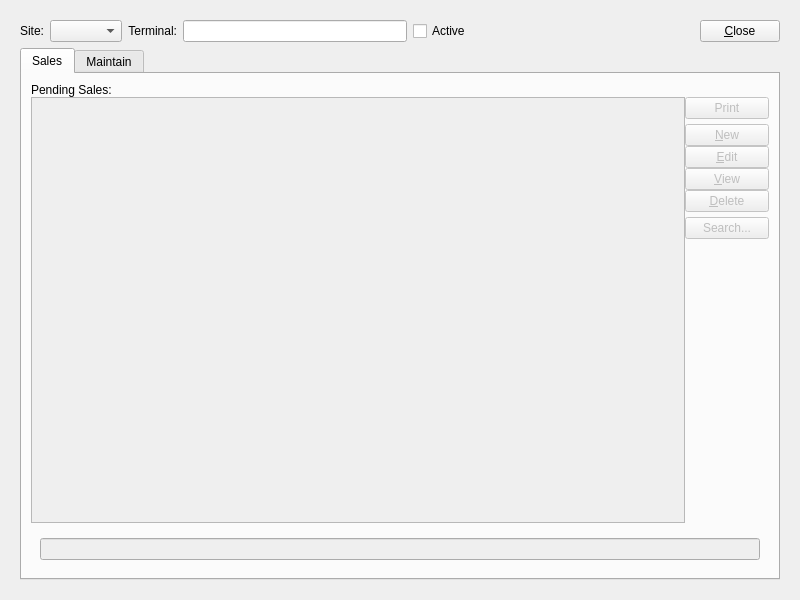
<?xml version="1.0" encoding="UTF-8"?>
<ui version="4.0">
 <comment>This file is part of the xtpos package for xTuple ERP: PostBooks Edition, a free and
open source Enterprise Resource Planning software suite,
Copyright (c) 1999-2011 by OpenMFG LLC, d/b/a xTuple.
It is licensed to you under the Common Public Attribution License
version 1.0, the full text of which (including xTuple-specific Exhibits)
is available at www.xtuple.com/CPAL.  By using this software, you agree
to be bound by its terms.</comment>
 <class>cashRegister</class>
 <widget class="QWidget" name="cashRegister">
  <property name="geometry">
   <rect>
    <x>0</x>
    <y>0</y>
    <width>800</width>
    <height>600</height>
   </rect>
  </property>
  <property name="windowTitle">
   <string>Cash Register</string>
  </property>
  <layout class="QGridLayout" name="gridLayout_3">
   <item row="0" column="0">
    <widget class="Screen" name="_cashRegister">
     <property name="schemaName">
      <string notr="true">xtpos</string>
     </property>
     <property name="tableName">
      <string notr="true">api_cashregister</string>
     </property>
     <property name="primaryKeyColumns">
      <number>2</number>
     </property>
     <layout class="QGridLayout" name="gridLayout_2">
      <item row="0" column="0">
       <layout class="QHBoxLayout" name="_2">
        <item>
         <widget class="XLabel" name="_siteLit">
          <property name="text">
           <string>Site:</string>
          </property>
          <property name="alignment">
           <set>Qt::AlignRight|Qt::AlignTrailing|Qt::AlignVCenter</set>
          </property>
         </widget>
        </item>
        <item>
         <widget class="WComboBox" name="_site">
          <property name="fieldName">
           <string notr="true">site</string>
          </property>
         </widget>
        </item>
        <item>
         <widget class="XLabel" name="_registerLit">
          <property name="text">
           <string>Terminal:</string>
          </property>
          <property name="alignment">
           <set>Qt::AlignRight|Qt::AlignTrailing|Qt::AlignVCenter</set>
          </property>
         </widget>
        </item>
        <item>
         <widget class="XLineEdit" name="_terminal">
          <property name="fieldName">
           <string notr="true">terminal</string>
          </property>
         </widget>
        </item>
        <item>
         <widget class="XCheckBox" name="_active">
          <property name="text">
           <string>Active</string>
          </property>
          <property name="fieldName">
           <string notr="true">active</string>
          </property>
          <property name="forgetful">
           <bool>true</bool>
          </property>
         </widget>
        </item>
        <item>
         <spacer>
          <property name="orientation">
           <enum>Qt::Horizontal</enum>
          </property>
          <property name="sizeHint" stdset="0">
           <size>
            <width>40</width>
            <height>20</height>
           </size>
          </property>
         </spacer>
        </item>
        <item>
         <widget class="QPushButton" name="_close">
          <property name="enabled">
           <bool>true</bool>
          </property>
          <property name="text">
           <string>&amp;Close</string>
          </property>
         </widget>
        </item>
       </layout>
      </item>
      <item row="1" column="0">
       <widget class="QTabWidget" name="_tab">
        <property name="currentIndex">
         <number>0</number>
        </property>
        <widget class="QWidget" name="_salesTab">
         <attribute name="title">
          <string>Sales</string>
         </attribute>
         <layout class="QGridLayout" name="gridLayout_7">
          <item row="0" column="0">
           <widget class="Screen" name="_sale">
            <property name="schemaName">
             <string notr="true">xtpos</string>
            </property>
            <property name="tableName">
             <string notr="true">api_sale</string>
            </property>
            <layout class="QGridLayout" name="gridLayout_4">
             <property name="margin">
              <number>0</number>
             </property>
             <item row="0" column="0">
              <layout class="QVBoxLayout" name="_3">
               <property name="spacing">
                <number>0</number>
               </property>
               <item>
                <widget class="QLabel" name="_salesLit">
                 <property name="text">
                  <string>Pending Sales:</string>
                 </property>
                </widget>
               </item>
               <item>
                <layout class="QHBoxLayout" name="_4">
                 <item>
                  <widget class="XTreeView" name="_sales">
                   <property name="enabled">
                    <bool>false</bool>
                   </property>
                   <property name="editTriggers">
                    <set>QAbstractItemView::NoEditTriggers</set>
                   </property>
                   <property name="rootIsDecorated">
                    <bool>false</bool>
                   </property>
                   <property name="itemsExpandable">
                    <bool>false</bool>
                   </property>
                  </widget>
                 </item>
                 <item>
                  <layout class="QVBoxLayout" name="_5">
                   <item>
                    <layout class="QVBoxLayout" name="_6">
                     <item>
                      <widget class="QPushButton" name="_print">
                       <property name="enabled">
                        <bool>false</bool>
                       </property>
                       <property name="text">
                        <string>Print</string>
                       </property>
                      </widget>
                     </item>
                     <item>
                      <spacer name="verticalSpacer">
                       <property name="orientation">
                        <enum>Qt::Vertical</enum>
                       </property>
                       <property name="sizeType">
                        <enum>QSizePolicy::Preferred</enum>
                       </property>
                       <property name="sizeHint" stdset="0">
                        <size>
                         <width>20</width>
                         <height>5</height>
                        </size>
                       </property>
                      </spacer>
                     </item>
                     <item>
                      <widget class="QPushButton" name="_new">
                       <property name="enabled">
                        <bool>false</bool>
                       </property>
                       <property name="text">
                        <string>&amp;New</string>
                       </property>
                      </widget>
                     </item>
                     <item>
                      <widget class="QPushButton" name="_edit">
                       <property name="enabled">
                        <bool>false</bool>
                       </property>
                       <property name="text">
                        <string>&amp;Edit</string>
                       </property>
                      </widget>
                     </item>
                     <item>
                      <widget class="QPushButton" name="_view">
                       <property name="enabled">
                        <bool>false</bool>
                       </property>
                       <property name="text">
                        <string>&amp;View</string>
                       </property>
                      </widget>
                     </item>
                     <item>
                      <widget class="QPushButton" name="_delete">
                       <property name="enabled">
                        <bool>false</bool>
                       </property>
                       <property name="text">
                        <string>&amp;Delete</string>
                       </property>
                      </widget>
                     </item>
                     <item>
                      <spacer name="verticalSpacer_2">
                       <property name="orientation">
                        <enum>Qt::Vertical</enum>
                       </property>
                       <property name="sizeType">
                        <enum>QSizePolicy::Preferred</enum>
                       </property>
                       <property name="sizeHint" stdset="0">
                        <size>
                         <width>20</width>
                         <height>5</height>
                        </size>
                       </property>
                      </spacer>
                     </item>
                     <item>
                      <widget class="QPushButton" name="_search">
                       <property name="enabled">
                        <bool>false</bool>
                       </property>
                       <property name="text">
                        <string>Search...</string>
                       </property>
                      </widget>
                     </item>
                    </layout>
                   </item>
                   <item>
                    <spacer>
                     <property name="orientation">
                      <enum>Qt::Vertical</enum>
                     </property>
                     <property name="sizeType">
                      <enum>QSizePolicy::Expanding</enum>
                     </property>
                     <property name="sizeHint" stdset="0">
                      <size>
                       <width>84</width>
                       <height>211</height>
                      </size>
                     </property>
                    </spacer>
                   </item>
                  </layout>
                 </item>
                </layout>
               </item>
              </layout>
             </item>
            </layout>
           </widget>
          </item>
          <item row="1" column="0">
           <widget class="Screen" name="_selectedSale">
            <property name="schemaName">
             <string notr="true">xtpos</string>
            </property>
            <property name="tableName">
             <string notr="true">api_sale</string>
            </property>
            <property name="mode">
             <enum>Screen::View</enum>
            </property>
            <layout class="QHBoxLayout" name="horizontalLayout_3">
             <item>
              <widget class="XLineEdit" name="_number">
               <property name="enabled">
                <bool>false</bool>
               </property>
               <property name="sizePolicy">
                <sizepolicy hsizetype="Ignored" vsizetype="Fixed">
                 <horstretch>0</horstretch>
                 <verstretch>0</verstretch>
                </sizepolicy>
               </property>
               <property name="fieldName">
                <string notr="true">sale_number</string>
               </property>
              </widget>
             </item>
            </layout>
           </widget>
          </item>
         </layout>
        </widget>
        <widget class="QWidget" name="_maintainTab">
         <attribute name="title">
          <string>Maintain</string>
         </attribute>
         <layout class="QGridLayout" name="gridLayout_6">
          <item row="0" column="0">
           <layout class="QHBoxLayout" name="horizontalLayout_2">
            <item>
             <widget class="QLabel" name="_opentimeLit">
              <property name="text">
               <string>Opened:</string>
              </property>
              <property name="alignment">
               <set>Qt::AlignRight|Qt::AlignTrailing|Qt::AlignVCenter</set>
              </property>
             </widget>
            </item>
            <item>
             <widget class="XLineEdit" name="_opened">
              <property name="enabled">
               <bool>false</bool>
              </property>
              <property name="fieldName">
               <string notr="true">opened</string>
              </property>
             </widget>
            </item>
            <item>
             <spacer name="horizontalSpacer">
              <property name="orientation">
               <enum>Qt::Horizontal</enum>
              </property>
              <property name="sizeHint" stdset="0">
               <size>
                <width>40</width>
                <height>20</height>
               </size>
              </property>
             </spacer>
            </item>
            <item>
             <widget class="XLabel" name="_actionLit">
              <property name="text">
               <string>Action:</string>
              </property>
              <property name="alignment">
               <set>Qt::AlignRight|Qt::AlignTrailing|Qt::AlignVCenter</set>
              </property>
             </widget>
            </item>
            <item>
             <layout class="QHBoxLayout" name="_7">
              <item>
               <widget class="XComboBox" name="_action">
                <property name="fieldName">
                 <string notr="true">action</string>
                </property>
               </widget>
              </item>
              <item>
               <spacer>
                <property name="orientation">
                 <enum>Qt::Horizontal</enum>
                </property>
                <property name="sizeHint" stdset="0">
                 <size>
                  <width>40</width>
                  <height>20</height>
                 </size>
                </property>
               </spacer>
              </item>
              <item>
               <widget class="QPushButton" name="_post">
                <property name="text">
                 <string>&amp;Post</string>
                </property>
                <property name="default">
                 <bool>true</bool>
                </property>
               </widget>
              </item>
             </layout>
            </item>
           </layout>
          </item>
          <item row="1" column="0">
           <widget class="QGroupBox" name="_statsGroup">
            <property name="title">
             <string/>
            </property>
            <layout class="QGridLayout" name="gridLayout">
             <item row="0" column="0">
              <layout class="QHBoxLayout" name="_8">
               <item>
                <layout class="QGridLayout" name="_9">
                 <property name="verticalSpacing">
                  <number>12</number>
                 </property>
                 <item row="0" column="0">
                  <widget class="QLabel" name="_openBalanceLit">
                   <property name="text">
                    <string>Opening Balance:</string>
                   </property>
                  </widget>
                 </item>
                 <item row="0" column="1">
                  <widget class="CurrCluster" name="_openBalance">
                   <property name="fieldNameValue">
                    <string notr="true">opening_balance</string>
                   </property>
                   <property name="currencyEnabled">
                    <bool>false</bool>
                   </property>
                   <property name="currencyVisible">
                    <bool>false</bool>
                   </property>
                   <property name="enabled">
                    <bool>false</bool>
                   </property>
                  </widget>
                 </item>
                 <item row="0" column="2">
                  <widget class="QLabel" name="_cashSalesLit">
                   <property name="text">
                    <string>Cash Sales:</string>
                   </property>
                   <property name="alignment">
                    <set>Qt::AlignRight|Qt::AlignTrailing|Qt::AlignVCenter</set>
                   </property>
                  </widget>
                 </item>
                 <item row="0" column="3">
                  <widget class="CurrCluster" name="_cashSales">
                   <property name="fieldNameValue">
                    <string notr="true">cash_sales</string>
                   </property>
                   <property name="currencyEnabled">
                    <bool>false</bool>
                   </property>
                   <property name="currencyVisible">
                    <bool>false</bool>
                   </property>
                   <property name="enabled">
                    <bool>false</bool>
                   </property>
                  </widget>
                 </item>
                 <item row="1" column="0">
                  <widget class="QLabel" name="_currentBalanceLit">
                   <property name="text">
                    <string>Current Balance:</string>
                   </property>
                   <property name="alignment">
                    <set>Qt::AlignRight|Qt::AlignTrailing|Qt::AlignVCenter</set>
                   </property>
                  </widget>
                 </item>
                 <item row="1" column="1">
                  <widget class="CurrCluster" name="_currentBalance">
                   <property name="fieldNameValue">
                    <string notr="true">current_balance</string>
                   </property>
                   <property name="currencyEnabled">
                    <bool>false</bool>
                   </property>
                   <property name="currencyVisible">
                    <bool>false</bool>
                   </property>
                   <property name="enabled">
                    <bool>false</bool>
                   </property>
                  </widget>
                 </item>
                 <item row="1" column="2">
                  <widget class="QLabel" name="_ccSalesLit">
                   <property name="text">
                    <string>Credit Card Sales</string>
                   </property>
                   <property name="alignment">
                    <set>Qt::AlignRight|Qt::AlignTrailing|Qt::AlignVCenter</set>
                   </property>
                  </widget>
                 </item>
                 <item row="1" column="3">
                  <widget class="CurrCluster" name="_ccSales">
                   <property name="fieldNameValue">
                    <string notr="true">credit_card_sales</string>
                   </property>
                   <property name="currencyEnabled">
                    <bool>false</bool>
                   </property>
                   <property name="currencyVisible">
                    <bool>false</bool>
                   </property>
                   <property name="enabled">
                    <bool>false</bool>
                   </property>
                  </widget>
                 </item>
                 <item row="2" column="0">
                  <widget class="QLabel" name="_totalSalesLit">
                   <property name="text">
                    <string>Total Sales:</string>
                   </property>
                   <property name="alignment">
                    <set>Qt::AlignRight|Qt::AlignTrailing|Qt::AlignVCenter</set>
                   </property>
                  </widget>
                 </item>
                 <item row="2" column="1">
                  <widget class="CurrCluster" name="_totalSales">
                   <property name="fieldNameValue">
                    <string notr="true">total_sales</string>
                   </property>
                   <property name="currencyEnabled">
                    <bool>false</bool>
                   </property>
                   <property name="currencyVisible">
                    <bool>false</bool>
                   </property>
                   <property name="enabled">
                    <bool>false</bool>
                   </property>
                  </widget>
                 </item>
                 <item row="2" column="2">
                  <widget class="QLabel" name="_checkSalesLit">
                   <property name="text">
                    <string>Check Sales:</string>
                   </property>
                   <property name="alignment">
                    <set>Qt::AlignRight|Qt::AlignTrailing|Qt::AlignVCenter</set>
                   </property>
                  </widget>
                 </item>
                 <item row="2" column="3">
                  <widget class="CurrCluster" name="_checkSales">
                   <property name="fieldNameValue">
                    <string notr="true">check_sales</string>
                   </property>
                   <property name="currencyEnabled">
                    <bool>false</bool>
                   </property>
                   <property name="currencyVisible">
                    <bool>false</bool>
                   </property>
                   <property name="enabled">
                    <bool>false</bool>
                   </property>
                  </widget>
                 </item>
                </layout>
               </item>
               <item>
                <spacer>
                 <property name="orientation">
                  <enum>Qt::Horizontal</enum>
                 </property>
                 <property name="sizeHint" stdset="0">
                  <size>
                   <width>20</width>
                   <height>20</height>
                  </size>
                 </property>
                </spacer>
               </item>
              </layout>
             </item>
            </layout>
           </widget>
          </item>
          <item row="2" column="0">
           <widget class="QGroupBox" name="_transferGroup">
            <property name="title">
             <string>Bank Transfer</string>
            </property>
            <layout class="QGridLayout" name="_10">
             <item row="0" column="0">
              <widget class="QLabel" name="_accountLit">
               <property name="text">
                <string>Account:</string>
               </property>
               <property name="alignment">
                <set>Qt::AlignRight|Qt::AlignTrailing|Qt::AlignVCenter</set>
               </property>
              </widget>
             </item>
             <item row="0" column="1">
              <layout class="QHBoxLayout" name="_11">
               <item>
                <widget class="XComboBox" name="_bankaccount">
                 <property name="fieldName">
                  <string notr="true">account</string>
                 </property>
                </widget>
               </item>
               <item>
                <spacer>
                 <property name="orientation">
                  <enum>Qt::Horizontal</enum>
                 </property>
                 <property name="sizeHint" stdset="0">
                  <size>
                   <width>61</width>
                   <height>26</height>
                  </size>
                 </property>
                </spacer>
               </item>
              </layout>
             </item>
             <item row="1" column="0">
              <widget class="QLabel" name="_amountLit">
               <property name="text">
                <string> Amount:</string>
               </property>
               <property name="alignment">
                <set>Qt::AlignRight|Qt::AlignTrailing|Qt::AlignVCenter</set>
               </property>
              </widget>
             </item>
             <item row="1" column="1">
              <layout class="QHBoxLayout" name="_12">
               <item>
                <widget class="CurrCluster" name="_transferAmt">
                 <property name="sizePolicy">
                  <sizepolicy hsizetype="Fixed" vsizetype="Preferred">
                   <horstretch>0</horstretch>
                   <verstretch>0</verstretch>
                  </sizepolicy>
                 </property>
                 <property name="fieldNameValue">
                  <string notr="true">transfer_amount</string>
                 </property>
                 <property name="currencyEnabled">
                  <bool>false</bool>
                 </property>
                 <property name="currencyVisible">
                  <bool>false</bool>
                 </property>
                </widget>
               </item>
               <item>
                <widget class="XComboBox" name="_transferDirection">
                 <property name="fieldName">
                  <string notr="true">transfer_direction</string>
                 </property>
                </widget>
               </item>
               <item>
                <widget class="XCheckBox" name="_depositChecks">
                 <property name="text">
                  <string>Deposit Checks</string>
                 </property>
                 <property name="fieldName">
                  <string notr="true">deposit_checks</string>
                 </property>
                 <property name="forgetful">
                  <bool>true</bool>
                 </property>
                </widget>
               </item>
               <item>
                <spacer>
                 <property name="orientation">
                  <enum>Qt::Horizontal</enum>
                 </property>
                 <property name="sizeHint" stdset="0">
                  <size>
                   <width>0</width>
                   <height>26</height>
                  </size>
                 </property>
                </spacer>
               </item>
              </layout>
             </item>
            </layout>
           </widget>
          </item>
          <item row="3" column="0">
           <widget class="QGroupBox" name="_adjGroup">
            <property name="title">
             <string>Adjustment</string>
            </property>
            <property name="checked">
             <bool>false</bool>
            </property>
            <layout class="QGridLayout" name="gridLayout_5">
             <item row="0" column="0">
              <widget class="QLabel" name="_adjAmountLit">
               <property name="text">
                <string>Amount:</string>
               </property>
               <property name="alignment">
                <set>Qt::AlignRight|Qt::AlignTrailing|Qt::AlignVCenter</set>
               </property>
              </widget>
             </item>
             <item row="0" column="1">
              <layout class="QHBoxLayout" name="horizontalLayout">
               <item>
                <widget class="CurrCluster" name="_adjustAmt">
                 <property name="sizePolicy">
                  <sizepolicy hsizetype="Fixed" vsizetype="Preferred">
                   <horstretch>0</horstretch>
                   <verstretch>0</verstretch>
                  </sizepolicy>
                 </property>
                 <property name="fieldNameValue">
                  <string notr="true">adjustment_amount</string>
                 </property>
                 <property name="currencyEnabled">
                  <bool>false</bool>
                 </property>
                 <property name="currencyVisible">
                  <bool>false</bool>
                 </property>
                </widget>
               </item>
               <item>
                <widget class="XComboBox" name="_adjustDirection">
                 <property name="fieldName">
                  <string notr="true">adjustment_direction</string>
                 </property>
                </widget>
               </item>
               <item>
                <spacer>
                 <property name="orientation">
                  <enum>Qt::Horizontal</enum>
                 </property>
                 <property name="sizeHint" stdset="0">
                  <size>
                   <width>0</width>
                   <height>26</height>
                  </size>
                 </property>
                </spacer>
               </item>
              </layout>
             </item>
            </layout>
           </widget>
          </item>
          <item row="4" column="0">
           <layout class="QGridLayout" name="_13">
            <item row="0" column="0">
             <widget class="QLabel" name="_newbalanceLit">
              <property name="text">
               <string>New Balance:</string>
              </property>
              <property name="alignment">
               <set>Qt::AlignRight|Qt::AlignTrailing|Qt::AlignVCenter</set>
              </property>
             </widget>
            </item>
            <item row="0" column="1">
             <layout class="QHBoxLayout" name="_14">
              <item>
               <widget class="CurrCluster" name="_newbalance">
                <property name="currencyEnabled">
                 <bool>false</bool>
                </property>
                <property name="currencyVisible">
                 <bool>false</bool>
                </property>
                <property name="enabled">
                 <bool>false</bool>
                </property>
               </widget>
              </item>
              <item>
               <spacer>
                <property name="orientation">
                 <enum>Qt::Horizontal</enum>
                </property>
                <property name="sizeHint" stdset="0">
                 <size>
                  <width>121</width>
                  <height>20</height>
                 </size>
                </property>
               </spacer>
              </item>
             </layout>
            </item>
            <item row="1" column="0">
             <widget class="QLabel" name="_notesLit">
              <property name="text">
               <string>Notes:</string>
              </property>
              <property name="alignment">
               <set>Qt::AlignRight|Qt::AlignTop|Qt::AlignTrailing</set>
              </property>
             </widget>
            </item>
            <item row="1" column="1">
             <widget class="XTextEdit" name="_notes">
              <property name="sizePolicy">
               <sizepolicy hsizetype="Expanding" vsizetype="Preferred">
                <horstretch>0</horstretch>
                <verstretch>1</verstretch>
               </sizepolicy>
              </property>
              <property name="fieldName">
               <string notr="true">notes</string>
              </property>
             </widget>
            </item>
           </layout>
          </item>
          <item row="5" column="0">
           <layout class="QHBoxLayout" name="horizontalLayout_4">
            <item>
             <widget class="XCheckBox" name="_printReceipt">
              <property name="text">
               <string>Print Receipt</string>
              </property>
              <property name="checked">
               <bool>false</bool>
              </property>
             </widget>
            </item>
            <item>
             <spacer name="horizontalSpacer_2">
              <property name="orientation">
               <enum>Qt::Horizontal</enum>
              </property>
              <property name="sizeHint" stdset="0">
               <size>
                <width>40</width>
                <height>20</height>
               </size>
              </property>
             </spacer>
            </item>
            <item>
             <widget class="QPushButton" name="_options">
              <property name="text">
               <string>Options...</string>
              </property>
             </widget>
            </item>
           </layout>
          </item>
         </layout>
        </widget>
       </widget>
      </item>
     </layout>
    </widget>
   </item>
  </layout>
 </widget>
 <customwidgets>
  <customwidget>
   <class>CurrCluster</class>
   <extends>CurrDisplay</extends>
   <header>currcluster.h</header>
  </customwidget>
  <customwidget>
   <class>CurrDisplay</class>
   <extends>QWidget</extends>
   <header>currcluster.h</header>
  </customwidget>
  <customwidget>
   <class>Screen</class>
   <extends>QWidget</extends>
   <header>screen.h</header>
   <container>1</container>
  </customwidget>
  <customwidget>
   <class>WComboBox</class>
   <extends>XComboBox</extends>
   <header>wcombobox.h</header>
  </customwidget>
  <customwidget>
   <class>XCheckBox</class>
   <extends>QCheckBox</extends>
   <header>xcheckbox.h</header>
  </customwidget>
  <customwidget>
   <class>XComboBox</class>
   <extends>QComboBox</extends>
   <header>xcombobox.h</header>
  </customwidget>
  <customwidget>
   <class>XLabel</class>
   <extends>QLabel</extends>
   <header>xlabel.h</header>
  </customwidget>
  <customwidget>
   <class>XLineEdit</class>
   <extends>QLineEdit</extends>
   <header>xlineedit.h</header>
   <container>1</container>
  </customwidget>
  <customwidget>
   <class>XTreeView</class>
   <extends>QTreeView</extends>
   <header>xtreeview.h</header>
  </customwidget>
  <customwidget>
   <class>XTextEdit</class>
   <extends>QTextEdit</extends>
   <header>xtextedit.h</header>
  </customwidget>
 </customwidgets>
 <resources/>
 <connections>
  <connection>
   <sender>_cashRegister</sender>
   <signal>newDataWidgetMapper(XDataWidgetMapper*)</signal>
   <receiver>_active</receiver>
   <slot>setDataWidgetMap(XDataWidgetMapper*)</slot>
   <hints>
    <hint type="sourcelabel">
     <x>348</x>
     <y>350</y>
    </hint>
    <hint type="destinationlabel">
     <x>421</x>
     <y>39</y>
    </hint>
   </hints>
  </connection>
  <connection>
   <sender>_cashRegister</sender>
   <signal>newDataWidgetMapper(XDataWidgetMapper*)</signal>
   <receiver>_openBalance</receiver>
   <slot>setDataWidgetMap(XDataWidgetMapper*)</slot>
   <hints>
    <hint type="sourcelabel">
     <x>348</x>
     <y>350</y>
    </hint>
    <hint type="destinationlabel">
     <x>148</x>
     <y>160</y>
    </hint>
   </hints>
  </connection>
  <connection>
   <sender>_cashRegister</sender>
   <signal>newDataWidgetMapper(XDataWidgetMapper*)</signal>
   <receiver>_currentBalance</receiver>
   <slot>setDataWidgetMap(XDataWidgetMapper*)</slot>
   <hints>
    <hint type="sourcelabel">
     <x>348</x>
     <y>350</y>
    </hint>
    <hint type="destinationlabel">
     <x>148</x>
     <y>160</y>
    </hint>
   </hints>
  </connection>
  <connection>
   <sender>_cashRegister</sender>
   <signal>newDataWidgetMapper(XDataWidgetMapper*)</signal>
   <receiver>_totalSales</receiver>
   <slot>setDataWidgetMap(XDataWidgetMapper*)</slot>
   <hints>
    <hint type="sourcelabel">
     <x>348</x>
     <y>350</y>
    </hint>
    <hint type="destinationlabel">
     <x>148</x>
     <y>160</y>
    </hint>
   </hints>
  </connection>
  <connection>
   <sender>_cashRegister</sender>
   <signal>newDataWidgetMapper(XDataWidgetMapper*)</signal>
   <receiver>_opened</receiver>
   <slot>setDataWidgetMap(XDataWidgetMapper*)</slot>
   <hints>
    <hint type="sourcelabel">
     <x>348</x>
     <y>350</y>
    </hint>
    <hint type="destinationlabel">
     <x>128</x>
     <y>119</y>
    </hint>
   </hints>
  </connection>
  <connection>
   <sender>_cashRegister</sender>
   <signal>newDataWidgetMapper(XDataWidgetMapper*)</signal>
   <receiver>_cashSales</receiver>
   <slot>setDataWidgetMap(XDataWidgetMapper*)</slot>
   <hints>
    <hint type="sourcelabel">
     <x>348</x>
     <y>350</y>
    </hint>
    <hint type="destinationlabel">
     <x>148</x>
     <y>160</y>
    </hint>
   </hints>
  </connection>
  <connection>
   <sender>_cashRegister</sender>
   <signal>newDataWidgetMapper(XDataWidgetMapper*)</signal>
   <receiver>_ccSales</receiver>
   <slot>setDataWidgetMap(XDataWidgetMapper*)</slot>
   <hints>
    <hint type="sourcelabel">
     <x>348</x>
     <y>350</y>
    </hint>
    <hint type="destinationlabel">
     <x>148</x>
     <y>160</y>
    </hint>
   </hints>
  </connection>
  <connection>
   <sender>_cashRegister</sender>
   <signal>newDataWidgetMapper(XDataWidgetMapper*)</signal>
   <receiver>_checkSales</receiver>
   <slot>setDataWidgetMap(XDataWidgetMapper*)</slot>
   <hints>
    <hint type="sourcelabel">
     <x>348</x>
     <y>350</y>
    </hint>
    <hint type="destinationlabel">
     <x>148</x>
     <y>160</y>
    </hint>
   </hints>
  </connection>
  <connection>
   <sender>_cashRegister</sender>
   <signal>newDataWidgetMapper(XDataWidgetMapper*)</signal>
   <receiver>_site</receiver>
   <slot>setDataWidgetMap(XDataWidgetMapper*)</slot>
   <hints>
    <hint type="sourcelabel">
     <x>348</x>
     <y>350</y>
    </hint>
    <hint type="destinationlabel">
     <x>114</x>
     <y>39</y>
    </hint>
   </hints>
  </connection>
  <connection>
   <sender>_cashRegister</sender>
   <signal>newDataWidgetMapper(XDataWidgetMapper*)</signal>
   <receiver>_terminal</receiver>
   <slot>setDataWidgetMap(XDataWidgetMapper*)</slot>
   <hints>
    <hint type="sourcelabel">
     <x>348</x>
     <y>350</y>
    </hint>
    <hint type="destinationlabel">
     <x>313</x>
     <y>38</y>
    </hint>
   </hints>
  </connection>
  <connection>
   <sender>_sale</sender>
   <signal>newModel(XSqlTableModel*)</signal>
   <receiver>_sales</receiver>
   <slot>setModel(XSqlTableModel*)</slot>
   <hints>
    <hint type="sourcelabel">
     <x>348</x>
     <y>380</y>
    </hint>
    <hint type="destinationlabel">
     <x>294</x>
     <y>388</y>
    </hint>
   </hints>
  </connection>
  <connection>
   <sender>_sale</sender>
   <signal>newModel(XSqlTableModel*)</signal>
   <receiver>_selectedSale</receiver>
   <slot>setModel(XSqlTableModel*)</slot>
   <hints>
    <hint type="sourcelabel">
     <x>667</x>
     <y>117</y>
    </hint>
    <hint type="destinationlabel">
     <x>543</x>
     <y>638</y>
    </hint>
   </hints>
  </connection>
  <connection>
   <sender>_selectedSale</sender>
   <signal>newDataWidgetMapper(XDataWidgetMapper*)</signal>
   <receiver>_number</receiver>
   <slot>setDataWidgetMap(XDataWidgetMapper*)</slot>
   <hints>
    <hint type="sourcelabel">
     <x>634</x>
     <y>640</y>
    </hint>
    <hint type="destinationlabel">
     <x>629</x>
     <y>653</y>
    </hint>
   </hints>
  </connection>
 </connections>
</ui>
